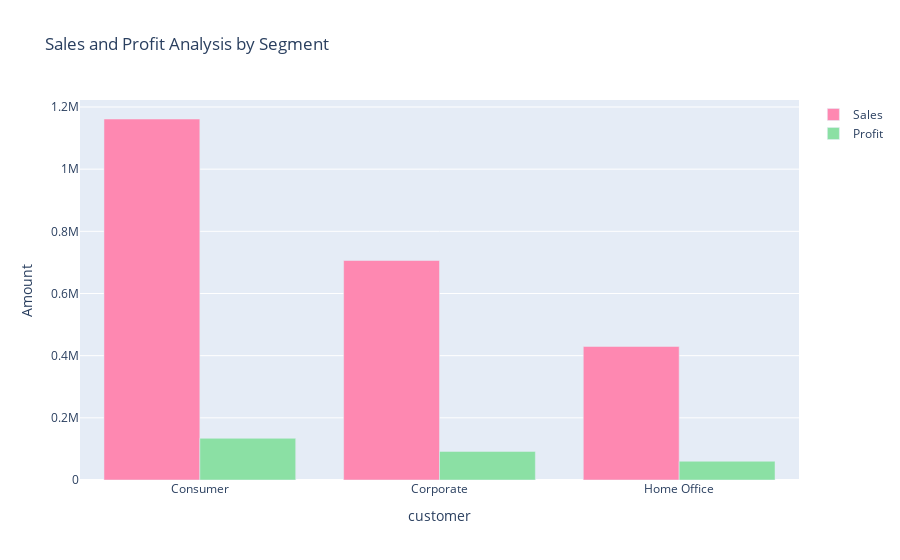

Notebook code for this chart:
### Code cell
color_palette=colors.qualitative.Pastel

fig = go.Figure()


fig.add_trace(go.Bar(x=Sales_Profit_by_Segment['Segment'],
                     y=Sales_Profit_by_Segment['Sales'],
                     name='Sales',
                     marker_color=color_palette[6]))

fig.add_trace(go.Bar(x=Sales_Profit_by_Segment['Segment'],
                     y=Sales_Profit_by_Segment['Profit'],
                     name='Profit',
                     marker_color=color_palette[8]))

fig.update_layout(title='Sales and Profit Analysis by Segment',
                  xaxis_title='customer',
                  yaxis_title='Amount')

fig.show()

### Figure 1 — Plotly figure (JSON) as saved in the notebook; plotly's stock layout.template omitted (floating-point values rounded to 4 significant figures)
{"data": [{"marker": {"color": "rgb(254, 136, 177)"}, "name": "Sales", "type": "bar", "x": ["Consumer", "Corporate", "Home Office"], "y": [1161000.0, 706100.0, 429700.0]}, {"marker": {"color": "rgb(139, 224, 164)"}, "name": "Profit", "type": "bar", "x": ["Consumer", "Corporate", "Home Office"], "y": [134100.0, 91980.0, 60300.0]}], "layout": {"autosize": true, "title": {"text": "Sales and Profit Analysis by Segment"}, "xaxis": {"autorange": true, "range": [-0.5, 2.5], "title": {"text": "customer"}, "type": "category"}, "yaxis": {"autorange": true, "range": [0, 1223000.0], "title": {"text": "Amount"}, "type": "linear"}}}
